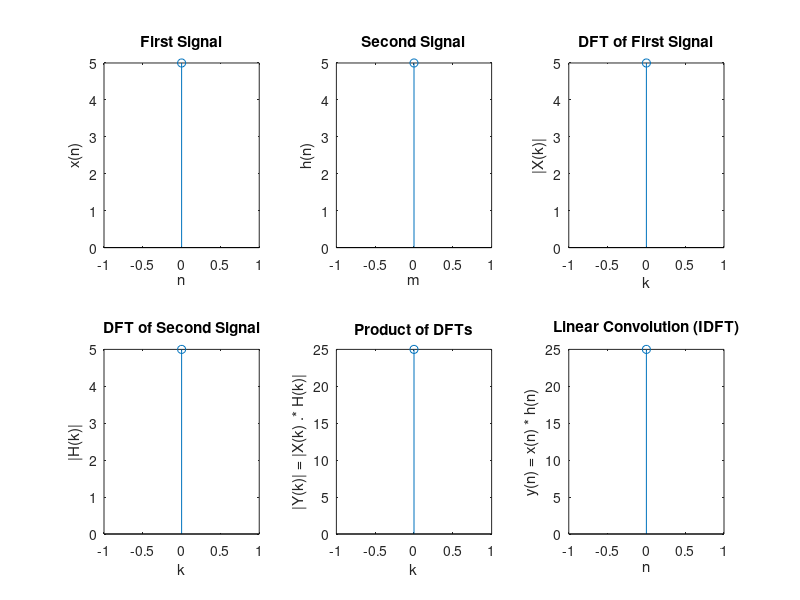

Write the MATLAB code that produced this figure.
% Input sequences
x = input('\nEnter the first sequence: ');
h = input('Enter the second sequence: ');

% Time Domain Convolution
y_time = conv(x, h);
disp('Time domain convolution result:');
disp(y_time);

% Frequency Domain Convolution

% Get lengths of input sequences
lx = length(x);
lh = length(h);

% Plot first input sequence
n = 0:lx-1;
subplot(2,3,1);
stem(n, x);
xlabel('n'); ylabel('x(n)'); title('First Signal');

% Plot second input sequence
m = 0:lh-1;
subplot(2,3,2);
stem(m, h);
xlabel('m'); ylabel('h(n)'); title('Second Signal');

% Determine length for DFT (sum of lengths minus 1)
P = lx + lh - 1;
n = 0:P-1;

% Compute and plot DFT of first sequence
X = fft(x, P);
subplot(2,3,3);
stem(n, abs(X));  % Plot magnitude of DFT
xlabel('k'); ylabel('|X(k)|'); title('DFT of First Signal');

% Compute and plot DFT of second sequence
H = fft(h, P);
subplot(2,3,4);
stem(n, abs(H));  % Plot magnitude of DFT
xlabel('k'); ylabel('|H(k)|'); title('DFT of Second Signal');

% Multiply DFTs (equivalent to convolution in time domain)
Y = X .* H;
subplot(2,3,5);
stem(n, abs(Y));
xlabel('k'); ylabel('|Y(k)| = |X(k) .* H(k)|'); title('Product of DFTs');

% Compute IDFT to get convolution result
y_freq = ifft(Y);
subplot(2,3,6);
stem(n, real(y_freq));  % Plot real part (imaginary part should be negligible)
xlabel('n'); ylabel('y(n) = x(n) * h(n)'); title('Linear Convolution (IDFT)');

% Verify results
disp('Maximum difference between time and frequency domain results:');
disp(max(abs(y_time - y_freq)));